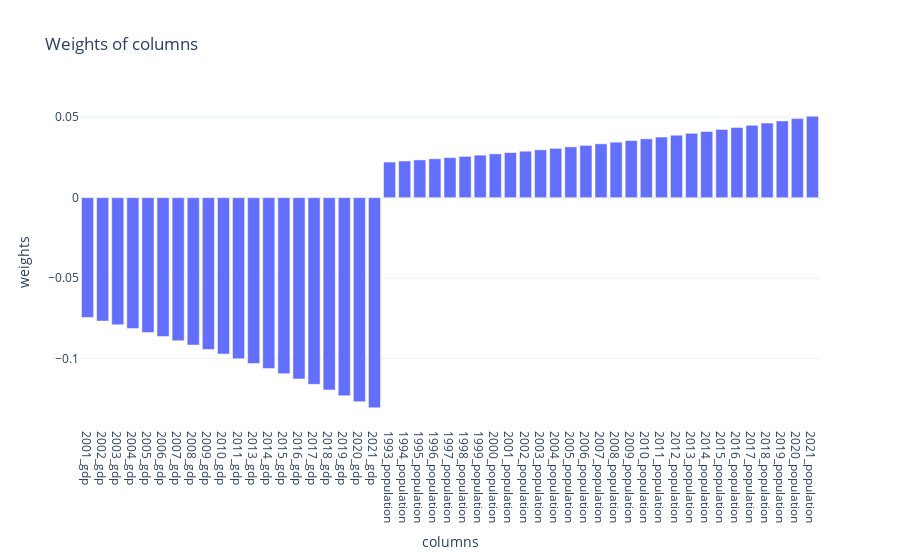

The code cell stored with this chart in its notebook:
### Markdown cell above
### Use case: similarity in outcome patterns and some other features

Say you want to include historical population patterns in your similarity ranking. You also want to pay a bit more attention to older data points. And you can now set weights to negative values to indicate that you care about dissimilarity in that feature.

### Code cell
f  = FipsQuery(1007, outcome_var = "gdp",
               feature_groups_with_weights= {"gdp": -2, "population":1}, #with one feature group only
               # weights 1-4 won't make a difference
               lag = 0, top =5, time_decay = 1.03)
f.find_euclidean_kins()
# you still can inspect the resulting weighing:
display(f.plot_weights())

### Figure 1 — Plotly figure (JSON) as saved in the notebook; plotly's stock layout.template omitted (floating-point values rounded to 4 significant figures)
{"data": [{"type": "bar", "x": ["2001_gdp", "2002_gdp", "2003_gdp", "2004_gdp", "2005_gdp", "2006_gdp", "2007_gdp", "2008_gdp", "2009_gdp", "2010_gdp", "2011_gdp", "2013_gdp", "2014_gdp", "2015_gdp", "2016_gdp", "2017_gdp", "2018_gdp", "2019_gdp", "2020_gdp", "2021_gdp", "1993_population", "1994_population", "1995_population", "1996_population", "1997_population", "1998_population", "1999_population", "2000_population", "2001_population", "2002_population", "2003_population", "2004_population", "2005_population", "2006_population", "2007_population", "2008_population", "2009_population", "2010_population", "2011_population", "2012_population", "2013_population", "2014_population", "2015_population", "2016_population", "2017_population", "2018_population", "2019_population", "2020_population", "2021_population"], "y": [-0.07443, -0.07666, -0.07896, -0.08133, -0.08377, -0.08629, -0.08888, -0.09154, -0.09429, -0.09712, -0.1, -0.103, -0.1061, -0.1093, -0.1126, -0.116, -0.1194, -0.123, -0.1267, -0.1305, 0.02211, 0.02278, 0.02346, 0.02417, 0.02489, 0.02564, 0.02641, 0.0272, 0.02801, 0.02885, 0.02972, 0.03061, 0.03153, 0.03248, 0.03345, 0.03445, 0.03549, 0.03655, 0.03765, 0.03878, 0.03994, 0.04114, 0.04237, 0.04365, 0.04495, 0.0463, 0.04769, 0.04912, 0.0506]}], "layout": {"title": {"text": "Weights of columns"}, "xaxis": {"title": {"text": "columns"}}, "yaxis": {"title": {"text": "weights"}}}}
